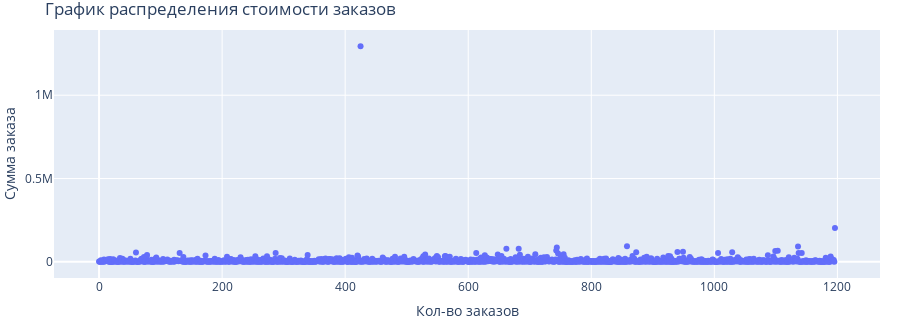

The code cell stored with this chart in its notebook:
### Markdown cell above
### 2.8. Точечный график стоимостей заказов.

### Code cell
x= pd.Series(range(0,len(df_dict['orders']['revenue'])))

fig = go.Figure()
fig.add_trace(go.Scatter(x=x, y=df_dict['orders']['revenue'], mode='markers'))
fig.update_layout(
                  title="График распределения стоимости заказов",
                  xaxis_title="Кол-во заказов",
                  yaxis_title="Сумма заказа",
                  margin=dict(l=0, r=20, t=30, b=0),
                  height=320,
                  width=900)
fig.show()

### Figure 1 — Plotly figure (JSON) as saved in the notebook; plotly's stock layout.template omitted (floating-point values rounded to 4 significant figures; data arrays with more than 128 entries replaced by an {"elided": "..."} marker saying what was removed)
{"data": [{"mode": "markers", "type": "scatter", "x": {"elided": "1197 int values"}, "y": {"elided": "1197 int values"}}], "layout": {"height": 320, "margin": {"b": 0, "l": 0, "r": 20, "t": 30}, "title": {"text": "График распределения стоимости заказов"}, "width": 900, "xaxis": {"title": {"text": "Кол-во заказов"}}, "yaxis": {"title": {"text": "Сумма заказа"}}}}
